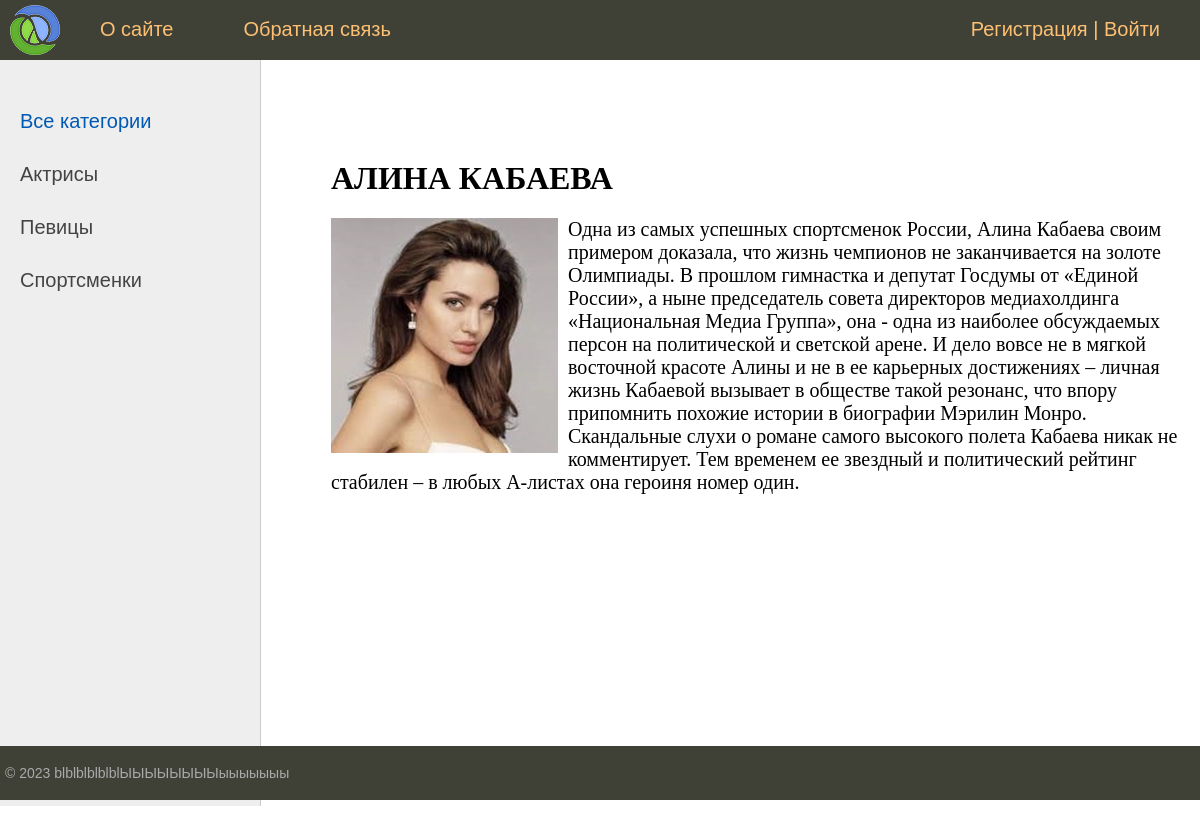
The page /post/alina-kabaeva/ on the database its author committed.
### women/models.py (models this page shows, shortened)
class Category(models.Model):
    name = models.CharField(max_length=100, db_index=True, verbose_name="Категория")
    slug = models.SlugField(max_length=255, unique=True, db_index=True, verbose_name="URL")
    def get_absolute_url(self):
        return reverse('category', kwargs={'cat_slug': self.slug})
    class Meta:
        verbose_name = 'Категория'
        verbose_name_plural = 'Категории'
        ordering = ['id']

class Women(models.Model):
    title = models.CharField(max_length=255, verbose_name="Заголовок")
    slug = models.SlugField(max_length=255, unique=True, db_index=True, verbose_name="URL")
    content = models.TextField(blank=True, verbose_name="Текст статьи")
    photo = models.ImageField(upload_to="photos/%Y/%m/%d/", verbose_name="Фото")
    time_create = models.DateTimeField(auto_now_add=True, verbose_name="Время создания")
    time_update = models.DateTimeField(auto_now=True, verbose_name="Время изменения")
    is_published = models.BooleanField(default=True, verbose_name="Публикация")
    cat = models.ForeignKey('Category', on_delete=models.PROTECT, verbose_name="Категории")
    def __str__(self):
        return self.title
    class Meta:
        verbose_name = 'Известные женщины'
        verbose_name_plural = 'Известные женщины'
        ordering = ['id']

### women/views.py (the view)
# urls.py: path('post/<slug:post_slug>/', ShowPost.as_view(), name='post'),
class ShowPost(DataMixin, DetailView):
    model = Women
    template_name = 'women/post.html'
    slug_url_kwarg = 'post_slug'
    context_object_name = 'post'
    def get_context_data(self, *, object_list=None, **kwargs):
        context = super().get_context_data(**kwargs)
        c_def = self.get_user_context(title=context['post'])
        return dict(list(context.items()) + list(c_def.items()))

### women/utils.py (called while the page is built)
    def get_user_context(self, **kwargs):
        context = kwargs
        cats = Category.objects.annotate(Count('women'))
        user_menu = menu.copy()
        if not self.request.user.is_authenticated:
            user_menu.pop(1)
        context['menu'] = user_menu
        context['cats'] = cats
        if 'cat_selected' not in context:
            context['cat_selected'] = 0
        return context

### women/templates/women/post.html
{% extends 'women/base.html' %}
{% block content %}
<h1>{{post.title}}</h1>
{% if post.photo %}
<p><img class="img-article-left" src="{{post.photo.url}}"></p>
{% endif %}
{{post.content|linebreaks}}
{% endblock %}

### women/templates/women/base.html (shortened to what this page needs)
{% load static %}
{% load women_tags %}
<!DOCTYPE html>
<html>
<head>
	<link type="text/css" href="{% static 'women/css/styles.css' %}" rel="stylesheet" />
</head>
<body>
<table class="table-page" border=0 cellpadding="0" cellspacing="0">
<tr><td valign=top>
{% block mainmenu %}
		<div class="header">
			<ul id="mainmenu" class="mainmenu">
			<li class="logo"><a href="{% url 'home' %}"><div class="logo"></div></a></li>
{% for m in menu %}
			<li><a href="{% url m.url_name %}">{{m.title}}</a></li>
{% endfor %}
				{% if request.user.is_authenticated %}
				<li class="last"> {{user.username}} | <a href="{% url 'logout' %}">Выйти</a></li>
				{% else %}
				<li class="last"><a href="{% url 'register' %}">Регистрация</a> | <a href="{% url 'login' %}">Войти</a></li>
				{% endif %}
			</ul>
		</div>
{% endblock mainmenu %}
<table class="table-content" border=0 cellpadding="0" cellspacing="0">
<tr>
	<td valign="top" class="left-chapters">
	<ul id="leftchapters">
{% if cat_selected == 0 %}
		<li class="selected">Все категории</li>
{% else %}
		<li><a href="{% url 'home' %}">Все категории</a></li>
{% endif %}
{% for c in cats %}
{% if c.women__count > 0 %}
	{% if c.pk == cat_selected %}
		<li class="selected">{{c.name}}</li>
	{% else %}
		<li><a href="{{ c.get_absolute_url }}">{{c.name}}</a></li>
	{% endif %}
{% endif %}
{% endfor %}
	</ul>
</td>
<td valign="top" class="content">
	<div class="content-text">
{% block content %}
{% endblock %}
	</div>
</td></tr></table>
</td></tr>
<tr><td valign=top>
	<div id="footer">
		<p>&copy; 2023 blblblblblblЫЫЫЫЫЫЫЫыыыыыыы</p>
	</div>
</td></tr></table>
</body>
</html>

### women/static/women/css/styles.css (style rules this page uses)
html, body { font-family: 'Arial'; margin: 0; padding: 0; height: 100%; width: 100%; color: #444; }
a { color: #0059b2; text-decoration: none; }
img { max-width: 600px; height: auto; }
img.img-article-left { max-width: 300px; height: auto; float: left; padding: 0 10px 10px 0; }
.table-page { width: 100%; height: 100%; vertical-align: top; }
.table-page tr { height: 100%; }
.header { background: #3F4137; height: 60px; }
.logo { background: url('../images/logo.png') no-repeat 10px 5px; width: 70px; height: 60px; }
ul.mainmenu { list-style: none; margin: 0; padding: 0; height: 60px; color: #fdc073; font-size: 20px; overflow: hidden; }
ul.mainmenu li { float: left; margin: 18px 40px 0 30px; }
ul.mainmenu li.logo { margin: 0; }
ul.mainmenu li.last { float: right; }
ul.mainmenu li a { color: #fdc073; text-decoration: none; }
.table-content { width: 100%; min-height: 100%; height: 100%; }
.left-chapters { margin: 0; background: #eee; border-right: 1px solid #ccc; min-height: 100%; }
.left-chapters ul { width: 230px; min-height: 100%; margin: 0; padding: 20px 10px 10px 20px; list-style: none; font-size: 20px; }
.left-chapters ul li { margin: 30px 0 0 0; color: #999; }
.left-chapters ul li.selected { color: #0059b2; }
.left-chapters ul li a { color: #444; text-decoration: none; }
.content { padding: 40px 20px 20px 40px; width: 100%; box-sizing: border-box; }
.content-text { margin: 60px 0 0 30px; color: #000; font-size: 20px; font-family: Yandex Sans Display Light; }
.content-text h1 { font-size: 32px; }
#footer { box-sizing: border-box; background: #3F4137; padding: 5px; color: #aaa; font-size: 14px; font-family: Verdana, Geneva, Arial, Helvetica; text-align: left; overflow: hidden; }

### rows shown on the page
Category: name "Актрисы"
Category: name "Певицы"
Category: name "Спортсменки"
Women: title "АЛИНА КАБАЕВА", photo (picture), content "Одна из самых успешных спортсменок России, Алина Кабаева своим примером доказала, что жизнь чемпионов не заканчивается на золоте Олимпиады. В прошлом гимнастка и депутат Госдумы от «Единой России», а ныне председатель совета директоров медиахолдинга «Национальная Медиа Группа», она - одна из наиболее обсуждаемых персон на политической и светской арене. И дело вовсе не в мягкой восточной красоте Алины и не в ее карьерных достижениях – личная жизнь Кабаевой вызывает в обществе такой резонанс, что впору припомнить похожие истории в биографии Мэрилин Монро. Скандальные слухи о романе самого высокого полета Кабаева никак не комментирует. Тем временем ее звездный и политический рейтинг стабилен –…"

### other values the page prints
{{ m.title }} "О сайте" "Обратная связь"
